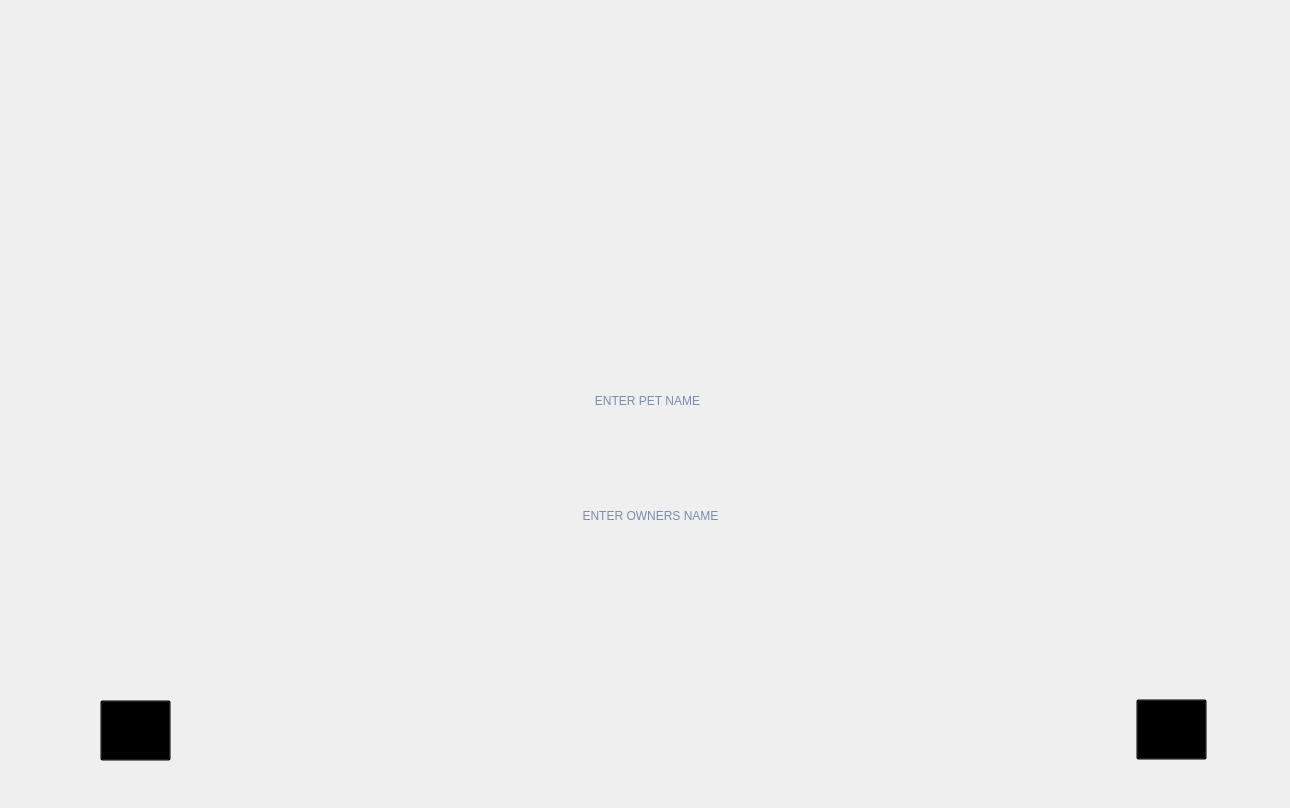
<?xml version="1.0" encoding="UTF-8"?>
<ui version="4.0">
 <class>MainWindow</class>
 <widget class="QMainWindow" name="MainWindow">
  <property name="geometry">
   <rect>
    <x>0</x>
    <y>0</y>
    <width>1290</width>
    <height>808</height>
   </rect>
  </property>
  <property name="windowTitle">
   <string>MainWindow</string>
  </property>
  <widget class="QWidget" name="centralwidget">
   <widget class="QLabel" name="label">
    <property name="geometry">
     <rect>
      <x>0</x>
      <y>0</y>
      <width>1291</width>
      <height>811</height>
     </rect>
    </property>
    <property name="text">
     <string/>
    </property>
    <property name="pixmap">
     <pixmap>3.jpg</pixmap>
    </property>
    <property name="scaledContents">
     <bool>true</bool>
    </property>
   </widget>
   <widget class="QPushButton" name="forward_btn">
    <property name="geometry">
     <rect>
      <x>1136</x>
      <y>699</y>
      <width>71</width>
      <height>61</height>
     </rect>
    </property>
    <property name="styleSheet">
     <string notr="true">background-color: transparent;</string>
    </property>
    <property name="text">
     <string/>
    </property>
   </widget>
   <widget class="QPushButton" name="back_btn">
    <property name="geometry">
     <rect>
      <x>100</x>
      <y>700</y>
      <width>71</width>
      <height>61</height>
     </rect>
    </property>
    <property name="styleSheet">
     <string notr="true">background-color: transparent;</string>
    </property>
    <property name="text">
     <string/>
    </property>
   </widget>
   <widget class="QLineEdit" name="enter_pet_name_bar">
    <property name="geometry">
     <rect>
      <x>377</x>
      <y>365</y>
      <width>541</width>
      <height>71</height>
     </rect>
    </property>
    <property name="styleSheet">
     <string notr="true">background-color: transparent;
font: 26pt &quot;Gill Sans MT Condensed&quot;;
color: rgb(2, 44, 114);
border: none;</string>
    </property>
    <property name="alignment">
     <set>Qt::AlignCenter</set>
    </property>
    <property name="placeholderText">
     <string>ENTER PET NAME</string>
    </property>
   </widget>
   <widget class="QLineEdit" name="enter_name_bar">
    <property name="geometry">
     <rect>
      <x>380</x>
      <y>480</y>
      <width>541</width>
      <height>71</height>
     </rect>
    </property>
    <property name="styleSheet">
     <string notr="true">background-color: transparent;
font: 26pt &quot;Gill Sans MT Condensed&quot;;
color: rgb(2, 44, 114);
border: none;</string>
    </property>
    <property name="alignment">
     <set>Qt::AlignCenter</set>
    </property>
    <property name="placeholderText">
     <string>ENTER OWNERS NAME</string>
    </property>
   </widget>
  </widget>
 </widget>
 <resources/>
 <connections/>
</ui>
